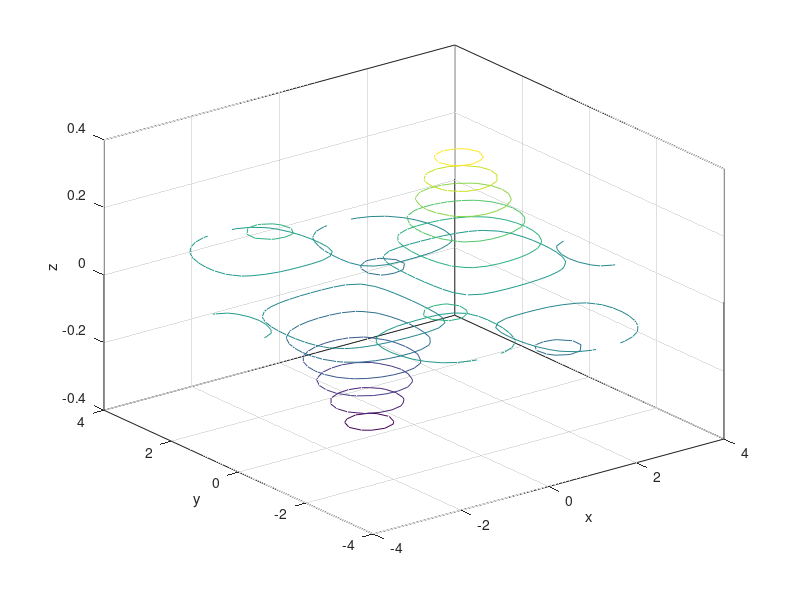

Recreate this plot in MATLAB.
% =========================================================
%       TUGAS PRAKTIKUM 03 - GRAFIK 3D CONTOUR PLOT
% =========================================================

x = -4:0.25:4;
y = -4:0.25:4;

[X,Y] = meshgrid(x,y);

Z = 2.^(-sqrt(X.^2 + Y.^2)) .* cos(Y) .* sin(X);

contour3(X,Y,Z,12)

xlabel('x');
ylabel('y');
zlabel('z');
